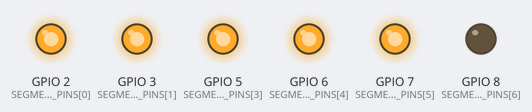
This program was run on a simulated Raspberry Pi (BCM pin numbers). On the bench: output pins drawn as LEDs (lit = HIGH). Pins used as bus, display or sensor lines are not drawn; what the program prints to the terminal is not drawn. At 6.0 s the program stops and its outputs stay as they are.

Above: at 0.5 s.
At 3.5 s:
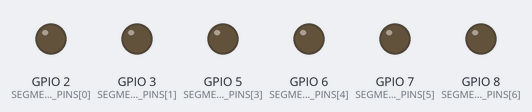
Timing chart, 0 to 4.6 s (numbered marks = the images above):
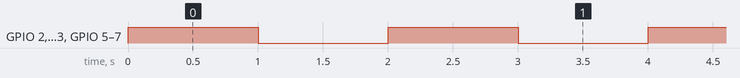

Measured:
- by itself, GPIO 2 (SEGMENT_PINS[0]), GPIO 3 (SEGMENT_PINS[1]), GPIO 5 (SEGMENT_PINS[3]), GPIO 6 (SEGMENT_PINS[4]), GPIO 7 (SEGMENT_PINS[5]): alternates HIGH for 1.0 s and LOW for 1.0 s, 6 changes in all, then stays LOW

The program:

7segment.py
```python
import RPi.GPIO as GPIO
import time

TRIGGER_PIN=4
ECHO_PIN=14
SEGMENT_PINS = [2,3,4,5,6,7,8]
GPIO.setmode(GPIO.BCM)
for segment in SEGMENT_PINS:
    GPIO.setup(segment,GPIO.OUT)
    GPIO.output(segment, GPIO.LOW)

data = [1,1,1,1,1,1,0]

try:
    for _ in range(3):
        for i in range(7):
            GPIO.output(SEGMENT_PINS[i], data[i])

        time.sleep(1)

        for i in range(7):
            GPIO.output(SEGMENT_PINS[i], GPIO.LOW)

        time.sleep(1)

finally:
    GPIO.cleanup()
    print(['bye'])
```
